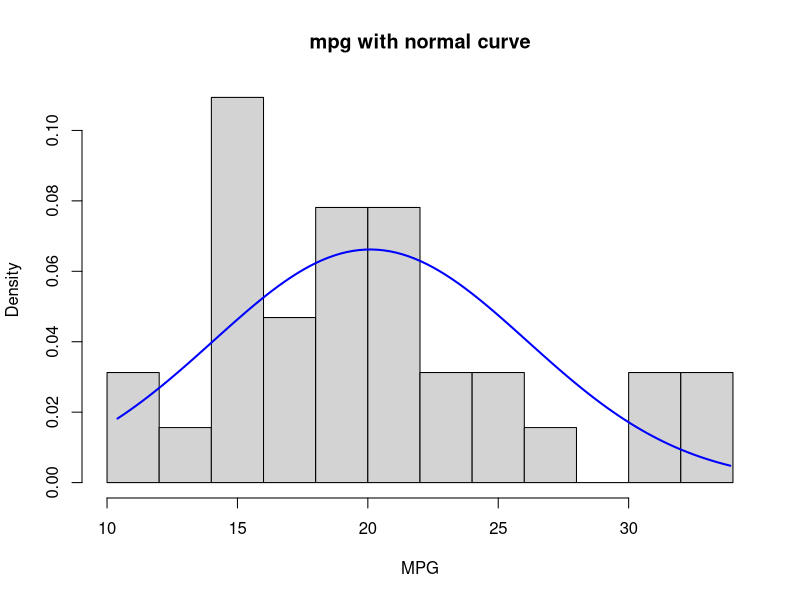

This figure's R source:
getwd()
setwd("C:/Users/hnd.STUDENT/Desktop/rwork")

mtcars

#take mpg_column
cars_mpg<-mtcars$mpg
cars_mpg

#conduct nrmality testing by using shapiro
shapiro.test(cars_mpg)
#p value - 0.1229 alpha = 0.05
#o.1229>0.05
#w-statictic  - 0.94756

#when your w statistic < 0.95 increasing deviation form normlity
#when you w static stic = 1 data is very close to normal
#when your w static < 0.90 data is not normal
#when p-value is greater than 0.05 then we assume that the data is normally distributed

#Note : We are not using w value to make dicisions decisons we use only p-value
png(filename = "bellcurve1.png")
hist(cars_mpg,breaks = 10,probability = TRUE,
     col = "lightgray", main = "mpg with normal curve",xlab = "MPG")
xfit<-seq(min(cars_mpg),max(cars_mpg),length=100)
yfit<-dnorm(xfit,mean = mean(cars_mpg),sd = sd(cars_mpg))
lines(xfit,yfit,col="blue",lwd=2)
dev.off()

mean(cars_mpg)
median(cars_mpg)
names(sort(-table(cars_mpg)))[1]#mode function

install.packages("nortest")
library(nortest)
ad.test(cars_mpg)

lillie.test(cars_mpg)
